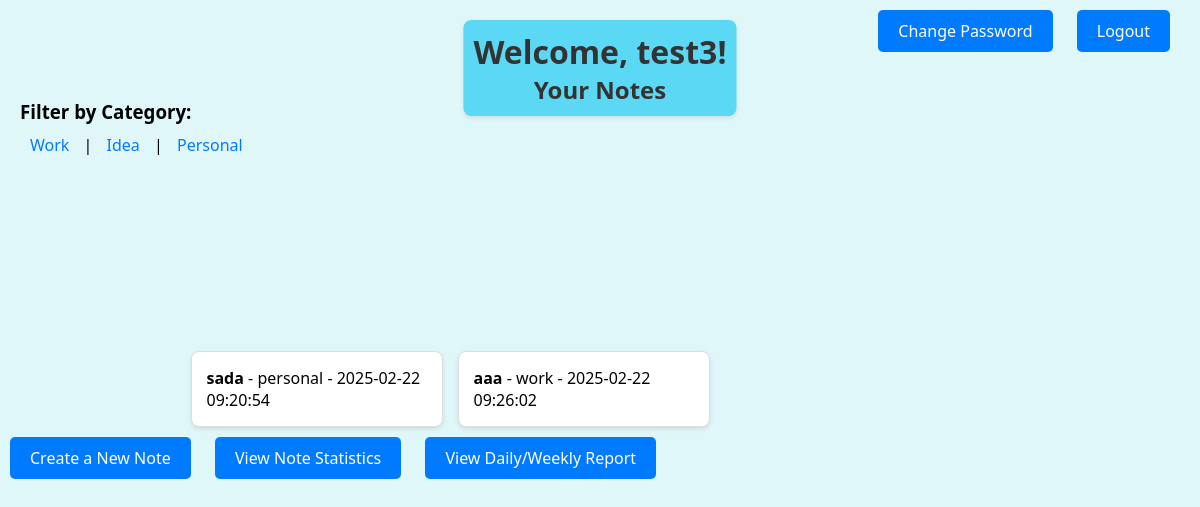
Before: /my_notes (signed in) with the older database file.
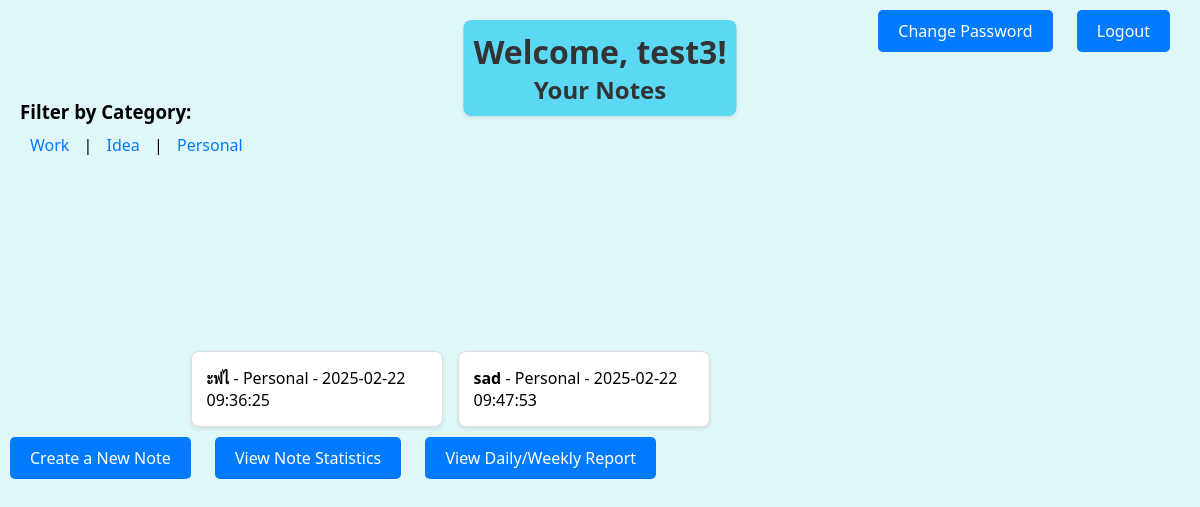
After: the same page with the newer database file.
### app.py (models this page shows)
class User(db.Model, UserMixin):
    id = db.Column(db.Integer, primary_key=True)
    username = db.Column(db.String(20), unique=True, nullable=False)
    password = db.Column(db.String(60), nullable=False)

class Note(db.Model):
    id = db.Column(db.Integer, primary_key=True)
    title = db.Column(db.String(100), nullable=False)
    content = db.Column(db.Text, nullable=False)
    category = db.Column(db.String(50))
    timestamp = db.Column(db.DateTime, default=db.func.current_timestamp())
    user_id = db.Column(db.Integer, db.ForeignKey('user.id'), nullable=False)
    user = db.relationship('User', backref=db.backref('notes', lazy=True))

### app.py (the view)
@app.route('/my_notes')
@login_required
def my_notes():
    notes = Note.query.filter_by(user_id=current_user.id).all()
    return render_template('my_notes.html', notes=notes)

### app.py (called while the page is built)
@login_manager.user_loader
def load_user(user_id):
    return User.query.get(int(user_id))

### templates/my_notes.html (shortened to what this page needs)
<!DOCTYPE html>
<html lang="en">
<head>
</head>
<body>
    <div class="header">
        <h1>Welcome, {{ current_user.username }}!</h1>
        <h2>Your Notes</h2>
    </div>
    <div class="top-right-links">
        <a href="{{ url_for('profile') }}">Change Password</a>
        <a href="{{ url_for('logout') }}">Logout</a>
    </div>
    <div class="category-links">
        <h3>Filter by Category:</h3>
        <a href="{{ url_for('notes_by_category', category='Work') }}">Work</a> |
        <a href="{{ url_for('notes_by_category', category='Idea') }}">Idea</a> |
        <a href="{{ url_for('notes_by_category', category='Personal') }}">Personal</a>
    </div>
    <div class="note-container">
        {% if notes %}
            {% for note in notes %}
                <div class="note" id="note-{{ note.id }}" onclick="toggleNoteDetails({{ note.id }})">
                    <strong>{{ note.title }}</strong> - {{ note.category }} - {{ note.timestamp }}
                </div>
            {% endfor %}
        {% else %}
            <p>You don't have any notes yet.</p>
        {% endif %}
    </div>
    <div class="action-links">
        <a href="{{ url_for('create_note') }}">Create a New Note</a>
        <a href="{{ url_for('statistics') }}">View Note Statistics</a>
        <a href="{{ url_for('report') }}">View Daily/Weekly Report</a>
    </div>
</body>
</html>

### templates/my_notes.html (style rules this page uses)
body { font-family: 'Segoe UI', Tahoma, Geneva, Verdana, sans-serif; background-color: #e0f7fa; margin: 0; padding: 0; display: flex; justify-content: center; align-items: flex-start; height: 100vh; flex-direction: column; position: relative; }
.header { text-align: center; position: absolute; top: 20px; left: 50%; transform: translateX(-50%); padding: 10px; background-color: #5ad8f4; box-shadow: 0 2px 4px rgba(0, 0, 0, 0.1); border-radius: 8px; }
h1, h2 { color: #333; margin: 0; }
.top-right-links { position: absolute; top: 20px; right: 20px; }
.top-right-links a { text-decoration: none; color: white; background-color: #007bff; padding: 10px 20px; margin: 0 10px; border-radius: 5px; transition: background-color 0.3s; }
.category-links { position: absolute; top: 80px; left: 20px; text-align: left; }
.category-links h3 { margin-bottom: 10px; }
.category-links a { text-decoration: none; color: #007bff; margin: 0 10px; transition: color 0.3s; }
.note-container { margin-top: 20px; width: 100%; max-width: 900px; display: flex; flex-wrap: wrap; justify-content: center; gap: 15px; }
.note { background-color: #fff; border: 1px solid #ddd; padding: 15px; width: 220px; border-radius: 8px; cursor: pointer; transition: all 0.3s ease-in-out; box-shadow: 0 2px 4px rgba(0, 0, 0, 0.1); position: relative; }
.action-links { text-align: center; margin-top: 20px; }
.action-links a { text-decoration: none; color: white; background-color: #007bff; padding: 10px 20px; margin: 0 10px; border-radius: 5px; transition: background-color 0.3s; }

Changed rows visible on the page:
removed Note: title "sada", category "personal", timestamp "2025-02-22 09:20:54"
removed Note: title "aaa", category "work", timestamp "2025-02-22 09:26:02"
added Note: title "ะฟไ", category "Personal", timestamp "2025-02-22 09:36:25"
added Note: title "sad", category "Personal", timestamp "2025-02-22 09:47:53"
